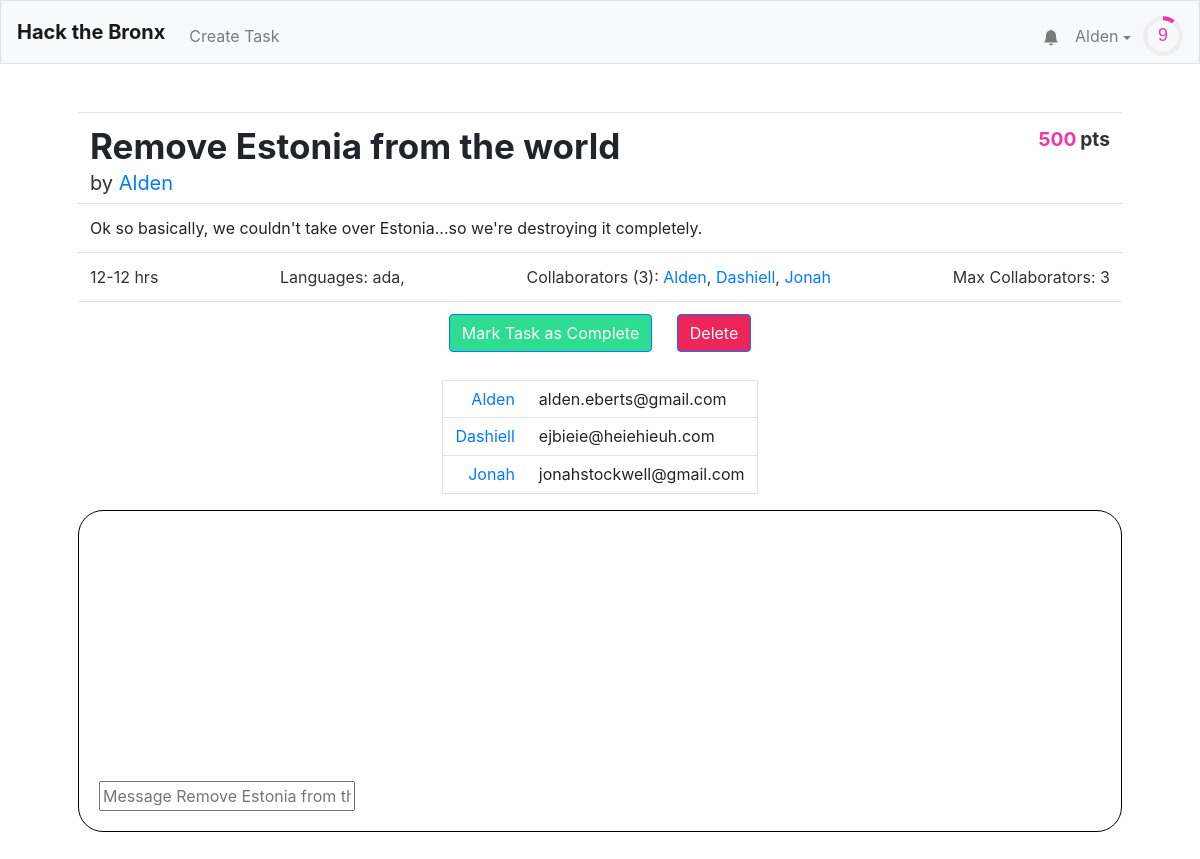
Screenshot of /task/1 (signed in) with the database file from the repository.
### tables this page shows
CREATE TABLE "users" (
	"id"	INTEGER NOT NULL UNIQUE,
	"username"	TEXT NOT NULL UNIQUE,
	"hash"	TEXT NOT NULL,
	"email"	TEXT,
	"tasks"	TEXT,
	"points"	INTEGER NOT NULL DEFAULT 0,
	"numcomplete"	INTEGER NOT NULL DEFAULT 0,
	"notifications"	BLOB,
	PRIMARY KEY("id" AUTOINCREMENT)
);

CREATE TABLE "tasks" (
	"id"	INTEGER NOT NULL UNIQUE,
	"title"	TEXT NOT NULL,
	"description"	TEXT,
	"languages"	BLOB,
	"image"	TEXT,
	"hmin"	INTEGER,
	"hmax"	INTEGER,
	"cmax"	INTEGER,
	"collaborators"	TEXT,
	"creator"	INTEGER,
	PRIMARY KEY("id" AUTOINCREMENT)
);

### application.py (the view, shortened to what this page needs)
@app.route("/task/<id>", methods=["GET", "POST"])
@login_required
def task(id):
    if request.method == "GET":
        task = db.execute("SELECT * FROM tasks WHERE id = :id", id=id)[0]
        creator = db.execute("SELECT * FROM users WHERE id = :id", id=task['creator'])[0]
        ids = debyte(task['collaborators'])
        task['collaborators'] = [db.execute("SELECT * FROM users WHERE id = :id", id=a)[0] for a in ids]
        collaborators = task['collaborators']
        task["points"] = calculate_points(task)
        requestsent = False
        for noti in debyte(creator['notifications']):
            if noti['format'] == 'join-prompt':
                if noti['user'] == session['user_name'] and noti['task-id'] == task['id']:
                    requestsent = True
        posts = db.execute("SELECT * FROM messages WHERE task = :task ORDER BY id ASC", task=id)[-6:]
        uid_to_username = {}
        for p in posts:
            uid_to_username[p["author"]] = db.execute("SELECT * FROM users WHERE id = :id", id = p["author"])[0]["username"]
        person = db.execute("SELECT * FROM users WHERE id = :id", id=task['creator'])[0]
        person['notifications'] = debyte(person['notifications']) if person['notifications'] != None else []
        has_requested = False
        print(person["notifications"])
        for notif in person['notifications']:
            if notif["format"] == "join-prompt":
                print(notif["user"])
                if notif["user"] == session["user_name"]:
                    has_requested = True
                    break
        print(has_requested)
        return render_template("task.html",should_disable = ("disabled" if has_requested else ""),is_user_task=(task["creator"]==session["user_id"]), uid_to_username=uid_to_username,is_collab_task=(session["user_id"] in ids),enumerate=enumerate,len=len,collaborators=collaborators,task=task, creator=creator, user=getuser(session, db),issent=requestsent, posts = posts, lenPosts = len(posts))

### application.py (called while the page is built)
@app.after_request
def after_request(response):
    response.headers["Cache-Control"] = "no-cache, no-store, must-revalidate"
    response.headers["Expires"] = 0
    response.headers["Pragma"] = "no-cache"
    return response

### helpers.py (called while the page is built)
def login_required(f):
    @wraps(f)
    def decorated_function(*args, **kwargs):
        if session.get("user_id") is None:
            return redirect("/login")
        return f(*args, **kwargs)
    return decorated_function

def debyte(obj):
    return pickle.loads(obj)

def getuser(session, db):
    user =  db.execute("SELECT * FROM users WHERE id = :id", id=session["user_id"])[0]
    user["level"]=int(user['points']**.5//8)
    user["level-progress"] = (user['points']**.5/8-user["level"])*100
    user["notifications"] = debyte(user["notifications"]) if user["notifications"] else []
    user["notification-amount"] = len(user["notifications"])
    return user

def calculate_points(task):
    if task['hmin'] and task['hmax']:
        total = int(min((task['hmin']+task['hmax'])/2 * 100, 500))
    else:
        total = 0
    return total

### templates/task.html (shortened to what this page needs)
{% extends "layout.html" %}
{% block head %}
    <link href="/static/task.css" rel="stylesheet">
{% endblock %}
{% block main %}
<table class="table">
  <tbody>
    <tr>
      <td class="title"><h1>{{ task.title }}</h1><span class="creator-text">by <a href="/profile/{{creator.username}}">{{creator.username}}</a></span></td><td class="pts-td"><span class="points"><span>{{task.points}}</span><div> pts</div></span></td>
    </tr>
    {% if "description" in task %}
    <tr>
      <td colspan="2" class="description-text">{{task.description}}</td>
    </tr>
    {% endif %}
    <tr>
      <td colspan="2" width="100%">
        <div class="stats">
        <span class="hours-text">{{task.hmin}}-{{task.hmax}} hrs</span>
        <span class="languages-text">Languages: {{task.languages}}</span>
        <span class="collaborators-text">Collaborators ({{len(collaborators)}}): {% for i,c in enumerate(collaborators)%}<a href="/profile/{{c['username']}}">{{c['username']}}</a>{% if i < len(collaborators)-1%}, {% endif %}{% endfor %}</span>
        <span class="cmax-text">Max Collaborators: {{task.cmax}}</span>
      </div>
      </td>
    </tr>
    {% if is_user_task %}
    <tr>
      <td colspan="2" width="100%" style="text-align: center;">
        <button onclick = "openCompleteConfirmModal()" class="btn btn-primary accept-button">Mark Task as Complete</button>
        <button onclick = "openDeleteConfirmModal()" class="btn btn-primary reject-button">Delete</button>
      </td>
    </tr>
    {% elif is_collab_task %}
    <tr>
      <td colspan="2" width="100%" style="text-align: center;">
        <button onclick = "postData('leave')" class="btn btn-primary reject-button">Leave Task</button>
      </td>
    </tr>
    {% else %}
    <tr>
      <td colspan="2" width="100%" style="text-align: center;">
        <button {{ should_disable }} onclick = "postData('join')" class="btn btn-primary accept-button">Request to Join</button>
      </td>
    </tr>
    {% endif %}
  </tbody>
</table>
<div style="display:flex;justify-content: center;">
<table class="table emails" style="text-align:center;width:25%;">
  <tbody>
    {% if is_user_task or is_collab_task %}
    {% for i,c in enumerate(collaborators)%}
      <tr>
        <td style="text-align:right;"><a href="/profile/{{c['username']}}">{{c['username']}}</a></td>
        <td style="text-align:left;">{{c['email']}}</td>
      </tr>
    {% endfor %}
    {% endif %}
  </tbody>
</table>
</div>
{% if is_user_task or is_collab_task %}
<div class="chatroom" id = "chatroom">
  <div class="chat">
    <div class = 'messages' id = 'messages' style="overflow-y:auto">
    </div>
    <form id = "sendmsg" action="" method="post">
      <input type="text" id = "txtbox" autocomplete="off" name="message" placeholder="Message {{ task.title }}">
    </form>
  </div>
</div>
{% endif %}
{% endblock %}

### templates/layout.html (shortened to what this page needs)
<!DOCTYPE html>
<html lang="en">
    <head>
        <link href="https://maxcdn.bootstrapcdn.com/bootstrap/4.1.3/css/bootstrap.min.css" rel="stylesheet">
        {% block head %}{% endblock %}
        <link href="/static/styles.css" rel="stylesheet">
    </head>
    <body>
        <nav style = "height: 8vh" class="navbar navbar-expand-md navbar-light bg-light border">
            <a class="navbar-brand" href="/"><b>Hack the Bronx</b></a>
            <div class="collapse navbar-collapse" id="navbar">
                {% if session.user_id %}
                    <ul class="navbar-nav mt-2">
                        <li class="nav-item"><a class="nav-link" href="/taskCreation">Create Task</a></li>
                    </ul>
                    <ul class="navbar-nav ml-auto mt-2">
                        <li style="position: relative; transform:translateX(8px) translateY(7.5px);"class="nav-item"><a class="nav-link" href="/notifications"><svg xmlns="http://www.w3.org/2000/svg" width="16" height="16" fill="currentColor" class="bi bi-bell-fill" viewBox="0 0 16 16">
  <path d="M8 16a2 2 0 0 0 2-2H6a2 2 0 0 0 2 2zm.995-14.901a1 1 0 1 0-1.99 0A5.002 5.002 0 0 0 3 6c0 1.098-.5 6-2 7h14c-1.5-1-2-5.902-2-7 0-2.42-1.72-4.44-4.005-4.901z"/>
</svg></a><span style="display:{{ "none" if user["notification-amount"] == 0 else "flex" }};" class="notification-circle">{{user["notification-amount"]}}</span></li>
                        <li class="nav-item">
                            <div id="user-information-dropdown">
                              <button onclick="showUserDropdown()" id="user-information-dropname" class="nav-link">{{ session.user_name }} <span class="dropdown-caret"></span></button>
                            </div>
                        </li>
                        <li class="nav-item">
                            <div style = "margin-left: -4px;">
                                <svg viewBox="0 0 36 36" style="transform: translateY(8px); width: 40px;">
                                    <path class="level-display-bg"
                                d="M18 2.0845
                                  a 15.9155 15.9155 0 0 1 0 31.831
                                  a 15.9155 15.9155 0 0 1 0 -31.831"
                              />
                                  <path class = "level-display"
                                    d="M18 2.0845
                                      a 15.9155 15.9155 0 0 1 0 31.831
                                      a 15.9155 15.9155 0 0 1 0 -31.831"
                                    fill="none"
                                    stroke="#444";
                                    stroke-width="1";
                                    stroke-dasharray="{{ user["level-progress"] }}, 100";
                                  />
                                  <text x="18" y="22.8" class="level">{{user["level"]}}</text>
                                </svg>
                            </div>
                        </li>
                    </ul>
                {% endif %}
            </div>
        </nav>
        <main class="container p-5">
            {% block main %}{% endblock %}
        </main>
    </body>
</html>

### static/task.css (style rules this page uses)
.accept-button { background: var(--focus-green-light); margin-right: 20px; }
.reject-button { background: var(--focus-red-light); }
h1 { font-size: 35px; font-weight: bold; }
td.title { line-height: .8; }
.creator-text { color: var(--text-main); font-size: 20px; }
.points { color: var(--text-main); display: block; font-weight: bold; font-size: 1.2em; }
.points span { color: var(--focus-pink); display: inline-block; margin-right: .2em; }
.points div { display: inline-block; }
.stats { color: var(--text-main); font-weight: normal; display: flex; justify-content: space-between; width: 100%; }
.pts-td { text-align: right; }
.emails { border: 1px solid var(--border-1); line-height: .8; }
.chatroom { border-radius: 25px; border: 1px solid black; }
.chat { margin: 20px; }
.messages { overflow-y: scroll; overflow-wrap: break-word; height: 250px; }

### static/styles.css (style rules this page uses)
:root { --text-main: #323232; --text-weak: #525252; --text-medium-1: #4a4a4a; --text-medium-2: #3d3d3d; --text-light: #ababab; --input-text: #495057; --input-border: #ced4da; --table-border: #ddd; --close-button: #aaa; --close-button-hover: black; --level-display-bg: #eee; --foreground-0: white; --foreground-1: #F8F9FA; --foreground-2: #e5e5f7; --foreground-3: #F5F5FF; --foreground-4: #f2f2f2; --tag-text: #8282a1; --tag-remove:#b4b4d4; --border-1: #DEE2E6; --background-1: #EDF1F2; --focus-skyblue: #3DB2FF; --focus-pink: #f037a5; --focus-mint: #57CC99; --focus-selectblue : #007bff; --focus-navyblue: #2D46B9; --focus-green-light: #2FDD92; --focus-green-dark: #34BE82; --focus-red-light: #EC255A; --focus-red-dark: #d11749; --error-red: #ff759d; --error-text: #8a1134; font-size: 2vh; }
#user-information-dropname { background: none; padding: 16px; border: none; cursor: pointer; }
.dropdown-caret { display: inline-block; width: 0; height: 0; vertical-align: middle; content: ""; border-style: solid; border-width: 4px 4px 0; border-right-color: transparent; border-bottom-color: transparent; border-left-color: transparent; }
#user-information-dropname { position: relative; display: inline-block; }
.level { fill: var(--focus-pink); font-family: sans-serif; font-size: 1em; text-anchor: middle; }

### rows the page displays
users: user_name "Alden", username "Alden", email "alden.eberts@gmail.com"
tasks: title "Remove Estonia from the world", description "Ok so basically, we couldn't take over Estonia...so we're destroying it completely.", hmin "12", hmax "12", languages "ada,", cmax "3", message "Message Remove Estonia from the world"
users: username "Dashiell", email "ejbieie@heiehieuh.com"
users: username "Jonah", email "jonahstockwell@gmail.com"

### other values shown
{{ user["level"] }} "9"
{{ task.points }} "500"
{{ len(collaborators) }} "3"
